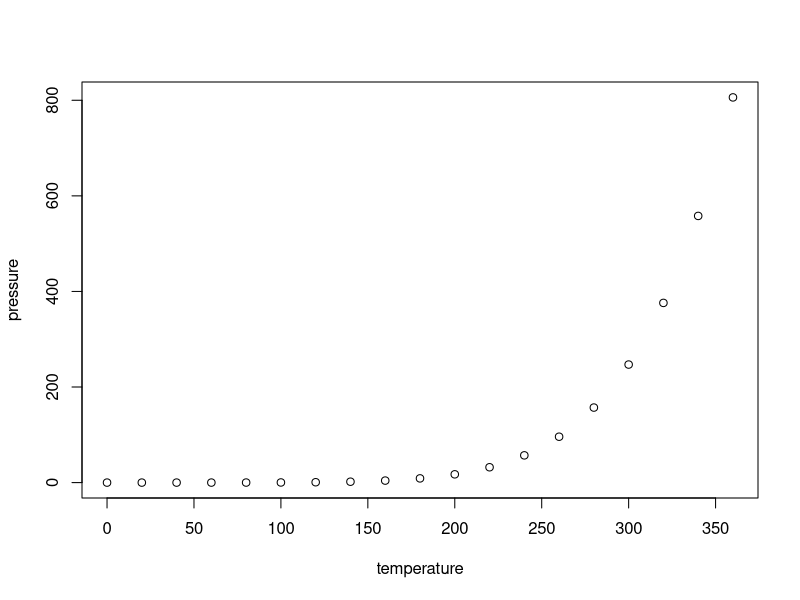
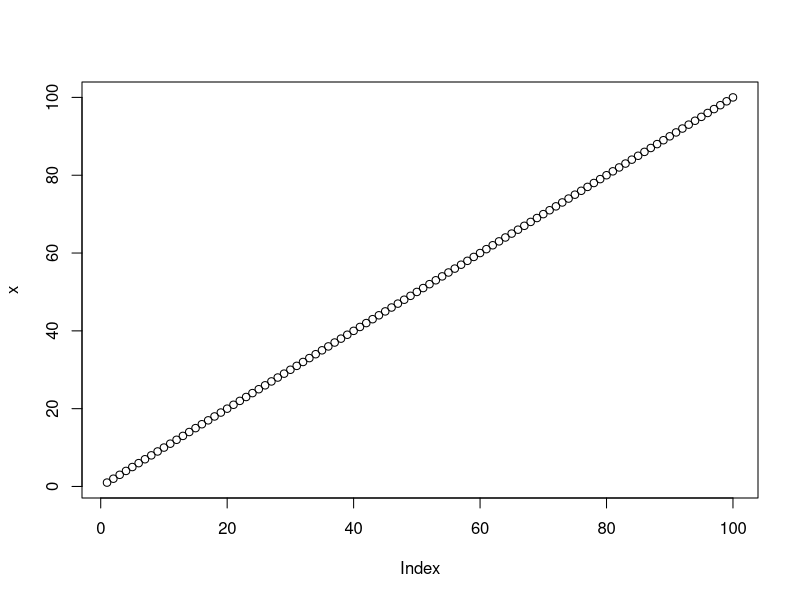

Here is the R script that generated these plots, in order:
## ---- chunk 1
knitr::opts_chunk$set(echo = TRUE)
## ---- chunk 2
summary(cars)
## ---- chunk 3
plot(pressure)
## ---- chunk 4
x <- 1:100
plot(x)
## ---- chunk 5
die <- rnorm(199)
die
## ---- chunk 6
z <- 1:1e+05
z
